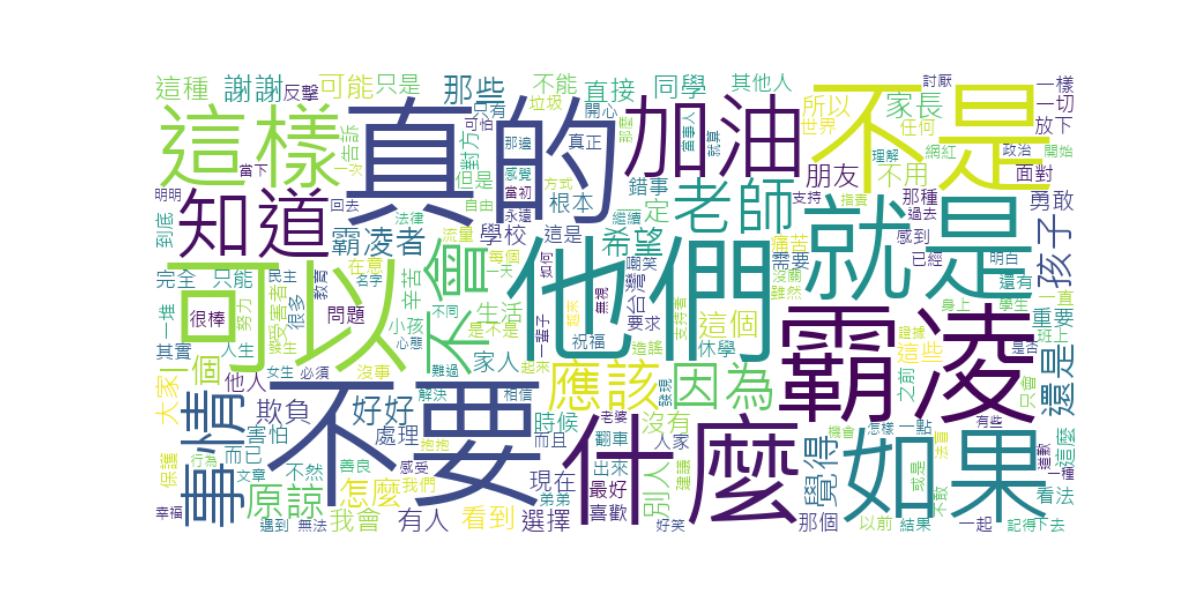

The Python source for this figure:
import pandas as pd
import jieba
from collections import Counter
from wordcloud import WordCloud
import matplotlib.pyplot as plt
import emoji
import re
import os

def analyze_excel_file(
    excel_path=r"C:\Users\msi\Desktop\霸凌負面.xlsx",
    column_name="content",
    font_path=r"C:\Windows\Fonts\msjh.ttc"
):
    """分析 Excel 文件並生成詞頻分析與文字雲"""

    # 顯示當前工作目錄
    current_dir = os.getcwd()
    print(f"\n當前工作目錄：{current_dir}")

    try:
        print(f"\n正在讀取 Excel 檔案：{excel_path}")
        df = pd.read_excel(excel_path)

        # 文本清理與初始化
        texts = df[column_name].dropna()
        word_freq = Counter()

        df['關鍵詞列表'] = ''
        df['關鍵詞頻率'] = ''

        # 停用詞
        stopwords = {'的', '了', '是', '在', '我', '有', '和', '就', '不', '人', 'http', 'https', '翻譯'}

        # 分析每一列
        for idx, text in enumerate(texts):
            if pd.isna(text):
                continue

            # 清理文字：去 emoji、連結、@、#、非中英文字符
            text = emoji.replace_emoji(str(text), '')
            text = re.sub(r'http\S+|www.\S+', '', text)
            text = re.sub(r'@\S+|#\S+', '', text)
            text = re.sub(r'[^\w\s\u4e00-\u9fff]', '', text)

            # 分詞
            words = jieba.cut(text)
            words = [w for w in words if w not in stopwords and len(w) > 1]

            # 詞頻統計
            row_word_freq = Counter(words)
            word_freq.update(words)

            # 寫入當前行詞頻結果
            df.at[idx, '關鍵詞列表'] = '、'.join(row_word_freq.keys())
            df.at[idx, '關鍵詞頻率'] = '、'.join(f'{word}({count})' for word, count in row_word_freq.most_common())

        if not word_freq:
            print("⚠️ 沒有找到有效的文字進行分析")
            return None

        # 建立文字雲
        wordcloud = WordCloud(
            font_path=font_path,
            width=800,
            height=400,
            background_color='white',
            max_words=200
        ).generate_from_frequencies(word_freq)

        output_file = f'wordcloud_{column_name}_分析結果.png'
        wordcloud.to_file(output_file)

        # 顯示圖形
        plt.figure(figsize=(12, 6))
        plt.imshow(wordcloud, interpolation='bilinear')
        plt.axis('off')
        plt.show()

        # 儲存 Excel 結果
        with pd.ExcelWriter(excel_path, engine='openpyxl', mode='a', if_sheet_exists='replace') as writer:
            df.to_excel(writer, sheet_name='原始資料', index=False)

            # 詞頻表
            word_freq_sorted = sorted(word_freq.items(), key=lambda x: x[1], reverse=True)
            df_word_freq = pd.DataFrame(word_freq_sorted, columns=['關鍵詞', '出現次數'])
            df_word_freq.to_excel(writer, sheet_name='詞頻統計', index=False)

            # 摘要統計
            summary_data = {
                '統計項目': ['總詞數', '不重複詞數', '分析文本數'],
                '數值': [sum(word_freq.values()), len(word_freq), len(texts)]
            }
            pd.DataFrame(summary_data).to_excel(writer, sheet_name='摘要統計', index=False)

        print("\n✅ 分析完成！結果已更新至原始 Excel 檔案中：")
        print(f"🔸 原始資料表：新增了「關鍵詞列表」與「關鍵詞頻率」欄位")
        print(f"🔸 詞頻統計表：包含所有關鍵詞與次數")
        print(f"🔸 摘要統計表：詞彙量、文本數")
        print(f"🔸 文字雲圖片儲存於：{os.path.join(current_dir, output_file)}")

        # 印出前 50 熱門關鍵詞
        print("\n📊 最常出現的關鍵詞 Top 50：")
        for word, count in word_freq_sorted[:50]:
            print(f"{word}: {count}")

        return df

    except Exception as e:
        print(f"❌ 發生錯誤：{str(e)}")
        return None

# 執行主流程
if __name__ == "__main__":
    result_df = analyze_excel_file()
